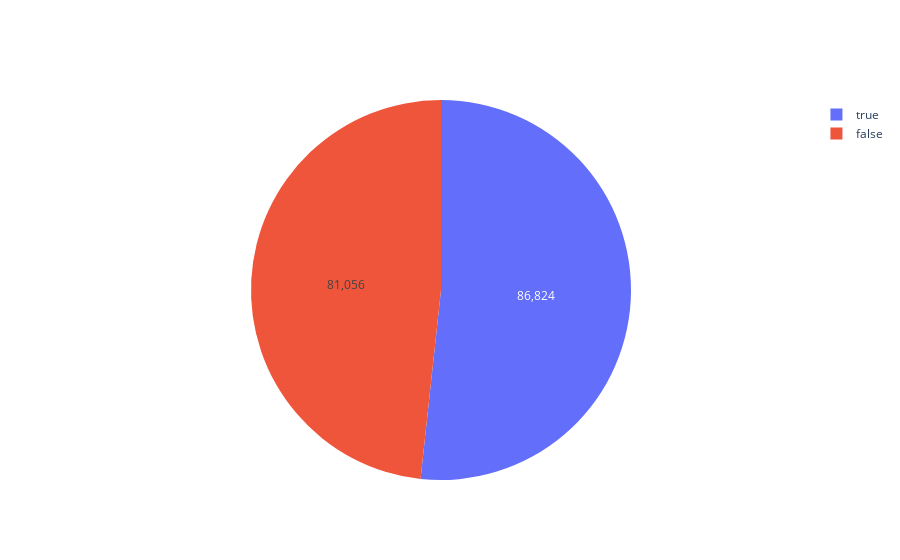

Here is the notebook cell this chart was saved with:
### Markdown cell above
### Checking wether we have an imbalanced dataset or not

### Code cell
trace2 = go.Pie(labels=dataset['skip_2'].value_counts().index,values=dataset['skip_2'].value_counts(),hoverinfo='label+percent',textinfo='value')
iplot([trace2])

### Figure 1 — Plotly figure (JSON) as saved in the notebook; plotly's stock layout.template omitted (floating-point values rounded to 4 significant figures)
{"data": [{"hoverinfo": "label+percent", "labels": [true, false], "textinfo": "value", "type": "pie", "values": [86824, 81056]}], "layout": {}}
